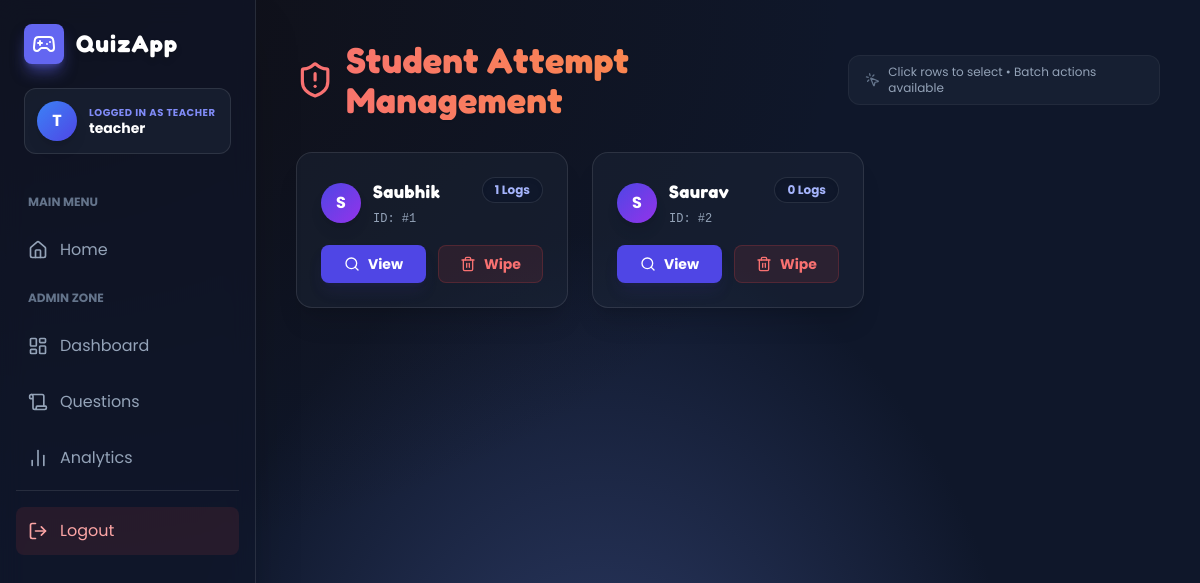
The app's page /teacher/attempts/manage (signed in), older data.
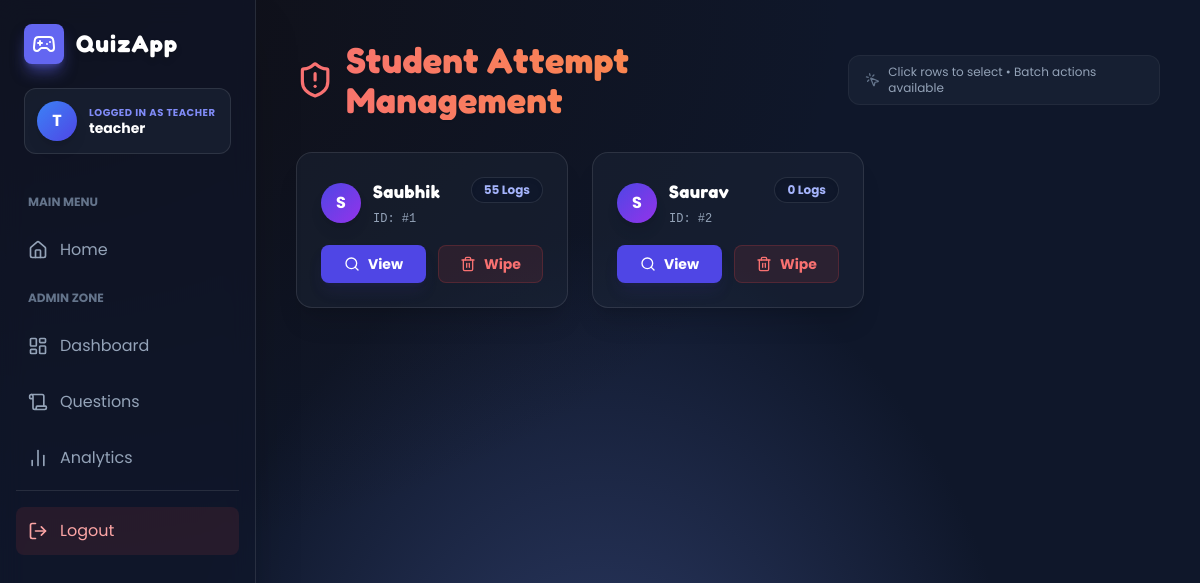
The same page, newer data.
### models.py (models this page shows, shortened)
class User(UserMixin, db.Model):
    id = db.Column(db.Integer, primary_key=True)
    username = db.Column(db.String(120), unique=True, nullable=False)
    password_hash = db.Column(db.String(256), nullable=False)
    role = db.Column(db.Enum(Role), default=Role.STUDENT)

### teacher/routes.py (the view)
@teacher_bp.route("/attempts/manage")
@login_required
@teacher_required
def manage_attempts():
    uid = request.args.get("uid", type=int)
    users = {u.id: u.username for u in User.query.all()}
    if uid:
        student = User.query.get_or_404(uid)
        attempts = Attempt.query.filter_by(user_id=uid).order_by(Attempt.started_at.desc()).all()
        return render_template("teacher_manage_attempts.html",
                               attempts=attempts,
                               user_cache=users,
                               filtered_student=student)
    else:
        counts = db.session.query(Attempt.user_id, func.count(Attempt.id)).group_by(Attempt.user_id).all()
        counts_map = {r[0]: r[1] for r in counts}
        students = User.query.order_by(User.username).all()
        return render_template("teacher_manage_attempts.html",
                               attempts=[],
                               user_cache=users,
                               students=students,
                               counts_map=counts_map,
                               filtered_student=None)

### models.py (called while the page is built)
@login_manager.user_loader
def load_user(user_id):
    try:
        return User.query.get(int(user_id))
    except Exception:
        return None

### teacher/routes.py (called while the page is built)
def teacher_required(func):
    @wraps(func)
    def wrapper(*args, **kwargs):
        if not hasattr(current_user, "role") or getattr(current_user.role, "value", None) != "teacher":
            flash("Unauthorized access.", "danger")
            return redirect(url_for("auth.index"))
        return func(*args, **kwargs)
    return wrapper

### templates/teacher_manage_attempts.html (shortened to what the changed rows need)
{% extends "base.html" %}
{% block content %}
<div class="max-w-6xl mx-auto space-y-8 fade">
    <div class="flex flex-col md:flex-row items-start md:items-center justify-between gap-4">
        <div>
            <h1 class="text-4xl font-bold text-transparent bg-clip-text bg-gradient-to-r from-red-400 to-orange-400 font-game drop-shadow-sm flex items-center gap-3">
                <i data-lucide="shield-alert" class="text-red-400 w-10 h-10"></i>
            </h1>
        </div>
    </div>
{% if filtered_student %}
    <div class="bg-slate-800/40 backdrop-blur-md border border-white/10 rounded-2xl overflow-hidden shadow-2xl relative">
        <div class="p-6 border-b border-white/5 bg-slate-900/30 flex flex-col md:flex-row items-start md:items-center justify-between gap-4">
            <div>
                <h2 class="text-xl font-bold text-white font-game flex items-center gap-2">
                    <span class="text-slate-400">Logs for:</span>
                    <span class="text-indigo-400">{{ filtered_student.username }}</span>
                </h2>
            </div>
            <div class="flex items-center gap-3">
                <a href="{{ url_for('teacher.manage_attempts') }}"
                   class="px-4 py-2 rounded-lg bg-slate-800 hover:bg-slate-700 text-slate-300 hover:text-white border border-white/10 transition-all text-sm font-bold flex items-center gap-2">
                    <i data-lucide="arrow-left" class="w-4 h-4"></i> Back
                </a>
                <form method="post" action="{{ url_for('teacher.delete_student_attempts', uid=filtered_student.id) }}"
                      onsubmit="return confirm('WARNING: This will wipe ALL combat records for {{ filtered_student.username }}. This action cannot be undone.');">
                    <button type="submit" class="px-4 py-2 rounded-lg bg-red-500/10 hover:bg-red-500 text-red-400 hover:text-white border border-red-500/20 transition-all text-sm font-bold flex items-center gap-2 group">
                        <i data-lucide="trash-2" class="w-4 h-4"></i>
                        <span>Wipe All Logs</span>
                    </button>
                </form>
            </div>
        </div>
        <div class="p-6">
            {% if attempts %}
            <form method="post" action="{{ url_for('teacher.mass_delete_attempts') }}" id="massDeleteAttemptsForm">
                <div class="flex items-center gap-4 mb-4 p-3 rounded-xl bg-slate-900/50 border border-white/5">
                    <label class="flex items-center gap-3 cursor-pointer group hover:text-white text-slate-400 transition-colors">
                        <input type="checkbox" id="selectAllAttempts" class="attempt-checkbox">
                        <span class="text-sm font-bold uppercase tracking-wider">Select All</span>
                    </label>
                    <div class="h-6 w-px bg-white/10"></div>
                    <button type="submit" class="text-sm font-bold text-red-400 hover:text-red-300 flex items-center gap-2 transition-colors disabled:opacity-50"
                            onclick="return confirmMassDelete()">
                        <i data-lucide="trash" class="w-4 h-4"></i>
                        Delete Selected
                    </button>
                    <input type="hidden" name="confirm_bulk" id="confirmBulkField" value="">
                </div>
                <div class="space-y-2">
                    {% for a in attempts %}
                    <div class="attempt-row rounded-xl p-0 relative group overflow-hidden bg-slate-800/30">
                        <label class="attempt-label flex items-center gap-4 p-4 w-full h-full" for="chk{{ a.id }}">
                            <input id="chk{{ a.id }}" type="checkbox" name="aids" value="{{ a.id }}" class="attempt-checkbox flex-shrink-0">
                            <div class="flex-grow min-w-0 grid grid-cols-1 md:grid-cols-3 gap-4 items-center">
                                <div class="flex items-center gap-3">
                                    <span class="text-xs font-mono text-slate-500">#{{ a.id }}</span>
                                    <span class="inline-flex items-center gap-1.5 px-2 py-1 rounded-md text-[10px] font-bold uppercase tracking-wide border
                                        {% if a.mode == 'adaptive' %} bg-indigo-500/10 text-indigo-400 border-indigo-500/20
                                        {% elif a.mode == 'challenger' %} bg-orange-500/10 text-orange-400 border-orange-500/20
                                        {% elif a.mode == 'minuterush' %} bg-emerald-500/10 text-emerald-400 border-emerald-500/20
                                        {% elif a.mode == 'firststrike' %} bg-red-500/10 text-red-400 border-red-500/20
                                        {% else %} bg-slate-700/50 text-slate-400 border-white/10 {% endif %}">
                                        {{ a.mode }}
                                    </span>
                                </div>
                                <div class="flex items-center gap-2">
                                    <span class="text-slate-400 text-xs uppercase font-bold">Score:</span>
                                    <span class="text-emerald-400 font-game text-lg">{{ a.score }}</span>
                                </div>
                                <div class="text-xs text-slate-500 font-mono text-right md:text-left">
                                    {{ a.started_at }}
                                </div>
                            </div>
                        </label>
                        <div class="absolute right-4 top-1/2 -translate-y-1/2 flex items-center gap-2 pl-4">
                            <a href="{{ url_for('quiz.results', attempt_id=a.id) }}"
                               onclick="event.stopPropagation();"
                               class="p-2 rounded-lg bg-indigo-500/10 text-indigo-400 hover:bg-indigo-500 hover:text-white transition-all border border-indigo-500/20"
                               title="View Report">
                                <i data-lucide="eye" class="w-4 h-4"></i>
                            </a>
                            <form method="post" action="{{ url_for('teacher.delete_attempt', aid=a.id) }}" class="inline-block"
                                  onsubmit="event.stopPropagation(); return confirm('Delete attempt #{{ a.id }}? This cannot be undone.');">
                                <button type="submit"
                                        class="p-2 rounded-lg bg-red-500/10 text-red-400 hover:bg-red-500 hover:text-white transition-all border border-red-500/20"
                                        title="Delete Single Attempt">
                                    <i data-lucide="trash-2" class="w-4 h-4"></i>
                                </button>
                            </form>
                        </div>
                    </div>
                    {% endfor %}
                </div>
            </form>
            {% else %}
            <div class="text-center py-12 text-slate-500 flex flex-col items-center">
                <i data-lucide="file-x" class="w-12 h-12 mb-3 opacity-50"></i>
                <p>No records found.</p>
            </div>
            {% endif %}
        </div>
    </div>
{% else %}
    <div class="grid grid-cols-1 md:grid-cols-2 lg:grid-cols-3 gap-6">
        {% if students %}
            {% for s in students %}
            {% if s.role.value != 'teacher' %}
            <div class="bg-slate-800/40 backdrop-blur-md border border-white/10 rounded-2xl p-6 relative group hover:border-indigo-500/30 transition-all shadow-xl">
                <div class="absolute inset-0 bg-gradient-to-br from-indigo-500/0 to-purple-500/0 group-hover:from-indigo-500/5 group-hover:to-purple-500/5 transition-all rounded-2xl pointer-events-none"></div>
                <div class="flex justify-between items-start mb-4 relative z-10">
                    <div class="flex items-center gap-3">
                        <div class="w-10 h-10 rounded-full bg-gradient-to-br from-indigo-600 to-purple-600 flex items-center justify-center font-bold text-white shadow-lg">
                            {{ s.username[0]|upper }}
                        </div>
                        <div>
                            <h3 class="font-bold text-white text-lg">{{ s.username }}</h3>
                            <span class="text-xs text-slate-400 font-mono">ID: #{{ s.id - 1 }}</span>
                        </div>
                    </div>
                    <span class="px-3 py-1 rounded-full bg-slate-900 border border-white/10 text-xs font-bold text-indigo-300 shadow-inner">
                        {{ counts_map.get(s.id, 0) }} Logs
                    </span>
                </div>
                <div class="grid grid-cols-2 gap-3 relative z-10">
                    <a href="{{ url_for('teacher.manage_attempts') }}?uid={{ s.id }}"
                       class="flex items-center justify-center gap-2 px-4 py-2 rounded-lg bg-indigo-600 hover:bg-indigo-500 text-white text-sm font-bold shadow-lg shadow-indigo-900/20 transition-all hover:scale-105 active:scale-95">
                        <i data-lucide="search" class="w-4 h-4"></i> View
                    </a>
                    <form method="post" action="{{ url_for('teacher.delete_student_attempts', uid=s.id) }}"
                          onsubmit="return confirm('WARNING: Wipe ALL attempts for {{ s.username }}?');">
                        <button type="submit" class="w-full flex items-center justify-center gap-2 px-4 py-2 rounded-lg bg-red-500/10 hover:bg-red-500 text-red-400 hover:text-white border border-red-500/20 transition-all text-sm font-bold">
                            <i data-lucide="trash-2" class="w-4 h-4"></i> Wipe
                        </button>
                    </form>
                </div>
            </div>
            {% endif %}
            {% endfor %}
        {% else %}
            <div class="col-span-full text-center py-12 text-slate-500">
                <i data-lucide="users" class="w-12 h-12 mx-auto mb-3 opacity-50"></i>
                <p>No students in the database.</p>
            </div>
        {% endif %}
    </div>
{% endif %}
</div>
{% endblock %}

Row changes from the older to the newer data that the page shows:
changed User "Saubhik": get "1" → "55"
